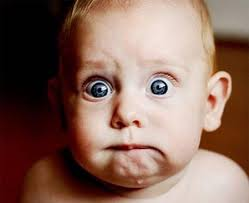
#> input picture Shock.jpeg, 249 x 203 px
$ python module_0c.py   (Python 2 division)   (older library calls are emulated)
#> lines starting #> are read from the running program, lines starting #| are printed output that depends on the picture
#!/usr/bin/env python2
# -*- coding: utf-8 -*-
"""
Created on Sun Feb 12 13:44:05 2017

@author: prr
"""

from scipy.misc import imread, imsave, imresize,imshow
import numpy as np

# Read an JPEG image into a numpy array
img = imread('Shock.jpeg')
#> img is the input picture: shape (203, 249, 3); mean R, G, B 136.1, 105.4, 93.1
print img.dtype, img.shape
#| uint8 (203, 249, 3)

img_tinted = img * [1, 0.95, 0.9]
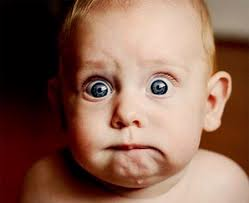
#> img_tinted: shape (203, 249, 3) float64; mean R, G, B 136.1, 100.1, 83.8

x=np.array([[[1,2],[3,4]],[[1,2],[3,4]]])
x_tinted=x*[1, 0.95]


from scipy.misc import imread, imsave, imresize

# Read an JPEG image into a numpy array

print img.dtype, img.shape  # Prints "uint8 (400, 248, 3)"
#| uint8 (203, 249, 3)

# We can tint the image by scaling each of the color channels
# by a different scalar constant. The image has shape (400, 248, 3);
# we multiply it by the array [1, 0.95, 0.9] of shape (3,);
# numpy broadcasting means that this leaves the red channel unchanged,
# and multiplies the green and blue channels by 0.95 and 0.9
# respectively.
img_tinted = img * [1, 0.95, 0.9]

# Resize the tinted image to be 300 by 300 pixels.
img_tinted = imresize(img_tinted, (300, 300))
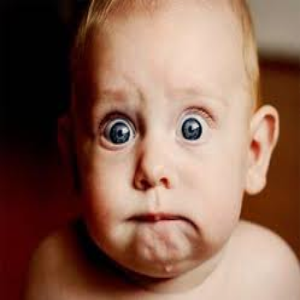
#> img_tinted: shape (300, 300, 3); mean R, G, B 136.1, 100.2, 83.9

# Write the tinted image back to disk
imsave('cat_tinted.jpg', img_tinted)


import numpy as np
from scipy.spatial.distance import pdist, squareform
import numpy as np
import matplotlib.pyplot as plt

# Create the following array where each row is a point in 2D space:
# [[0 1]
#  [1 0]
#  [2 0]]
x = np.array([[0, 1], [1, 0], [2, 0]])
print x

# Compute the Euclidean distance between all rows of x.
# d[i, j] is the Euclidean distance between x[i, :] and x[j, :],
# and d is the following array:
# [[ 0.          1.41421356  2.23606798]
#  [ 1.41421356  0.          1.        ]
#  [ 2.23606798  1.          0.        ]]
d = squareform(pdist(x, 'euclidean'))
print d


# Compute the x and y coordinates for points on a sine curve
x = np.arange(0, 3 * np.pi, 0.1)
y = np.sin(x)

# Plot the points using matplotlib
plt.plot(x, y)
plt.show()  # You must call plt.show() to make graphics appear.
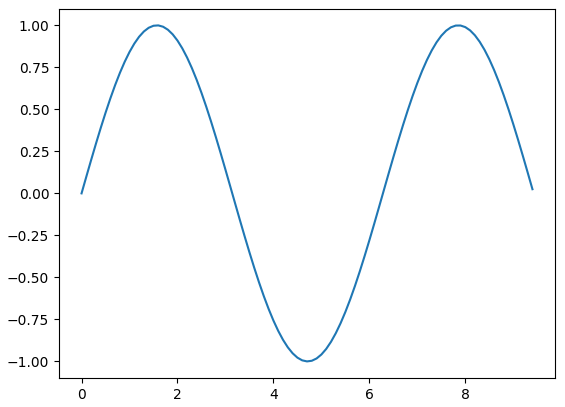
#> figure drawn by matplotlib, 1 panel; curve peaks at x = 1.6, y = 1

# Compute the x and y coordinates for points on sine and cosine curves
x = np.arange(0, 3 * np.pi, 0.1)
y_sin = np.sin(x)
y_cos = np.cos(x)

# Set up a subplot grid that has height 2 and width 1,
# and set the first such subplot as active.
plt.subplot(2, 1, 1)

# Make the first plot
plt.plot(x, y_sin)
plt.title('Sine')

# Set the second subplot as active, and make the second plot.
plt.subplot(2, 1, 2)
plt.plot(x, y_cos)
plt.title('Cosine')

# Show the figure.
plt.show()
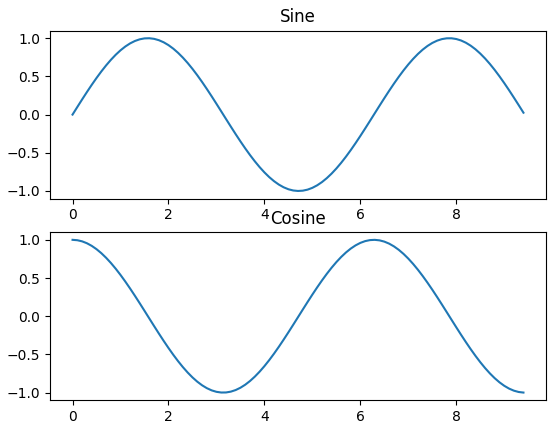
#> figure drawn by matplotlib, 2 panels; panel 1: curve peaks at x = 1.6, y = 1; panel 2: curve peaks at x = 0, y = 1


import numpy as np
from scipy.misc import imread, imresize
import matplotlib.pyplot as plt


img_tinted = img * [1, 0.95, 0.9]

# Show the original image
plt.subplot(1, 2, 1)
plt.imshow(img)

# Show the tinted image
plt.subplot(1, 2, 2)

# A slight gotcha with imshow is that it might give strange results
# if presented with data that is not uint8. To work around this, we
# explicitly cast the image to uint8 before displaying it.
plt.imshow(np.uint8(img_tinted))
plt.show()
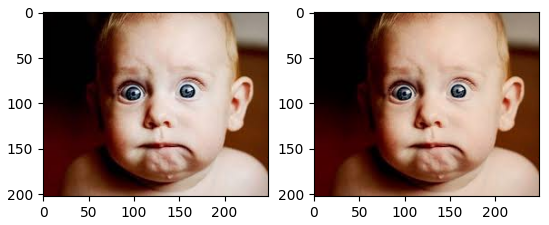
#> figure drawn by matplotlib, 2 panels
